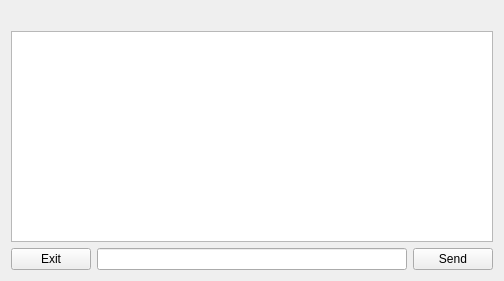
<?xml version="1.0" encoding="UTF-8"?>
<ui version="4.0">
 <class>Widget</class>
 <widget class="QWidget" name="Widget">
  <property name="enabled">
   <bool>true</bool>
  </property>
  <property name="geometry">
   <rect>
    <x>0</x>
    <y>0</y>
    <width>504</width>
    <height>281</height>
   </rect>
  </property>
  <property name="windowTitle">
   <string>Widget</string>
  </property>
  <layout class="QVBoxLayout" name="verticalLayout_2">
   <item>
    <widget class="QLabel" name="lbl_nickname">
     <property name="text">
      <string/>
     </property>
    </widget>
   </item>
   <item>
    <layout class="QVBoxLayout" name="verticalLayout">
     <item>
      <widget class="QTextEdit" name="textEdit">
       <property name="enabled">
        <bool>true</bool>
       </property>
       <property name="readOnly">
        <bool>true</bool>
       </property>
      </widget>
     </item>
     <item>
      <layout class="QHBoxLayout" name="horizontalLayout">
       <item>
        <widget class="QPushButton" name="logoutButton">
         <property name="text">
          <string>Exit</string>
         </property>
        </widget>
       </item>
       <item>
        <widget class="QLineEdit" name="lineEdit"/>
       </item>
       <item>
        <widget class="QPushButton" name="sendButton">
         <property name="text">
          <string>Send</string>
         </property>
        </widget>
       </item>
      </layout>
     </item>
    </layout>
   </item>
  </layout>
 </widget>
 <layoutdefault spacing="6" margin="11"/>
 <resources/>
 <connections/>
</ui>
